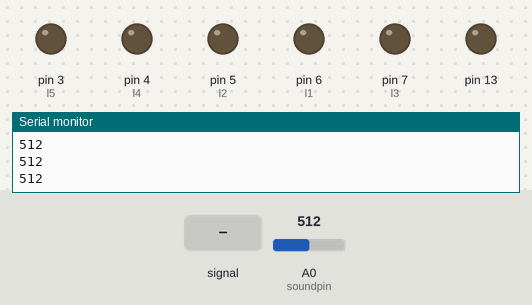
Bench run of a sketch on a simulated Arduino Uno, built with avr-gcc and run on an emulated ATmega328P. Shown: output pins drawn as LEDs (lit = HIGH), the last lines printed to the serial monitor. Inputs (shaded band) come from the test bench; at power-on: A0 (soundpin) = 512.

Above: at 1.2 s.
1.3 s: A0 (soundpin) fed a 200 Hz sine of ±81 counts around its level
At 1.45 s:
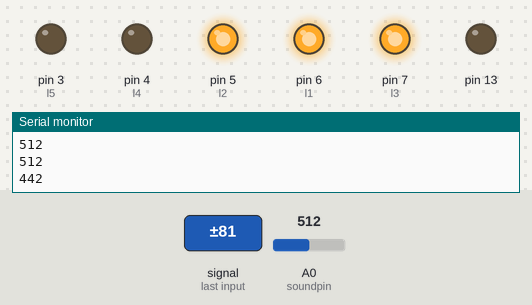
At 1.9 s:
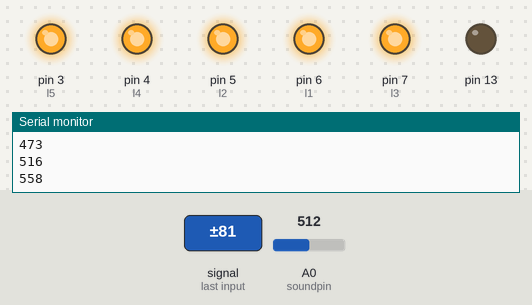
4.3 s: A0 (soundpin) set to 716
At 5.0 s:
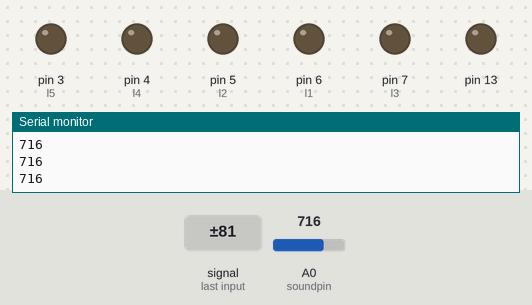
Timing chart, 0 to 7.3 s (numbered marks = the images above; inputs shaded):
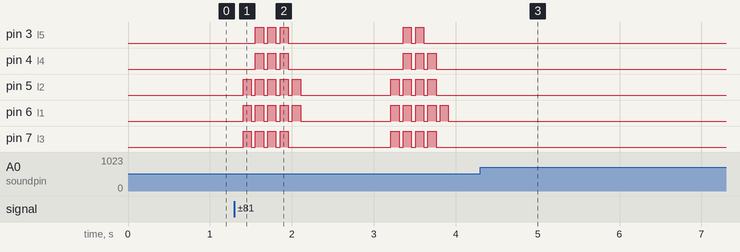

The sketch:

MusicalLights.ino
```cpp
const int soundpin = A0;
const int l1 = 6;
const int l2 = 5;
const int l3 = 7;
const int l4 = 4;
const int l5 = 3;

void setup()
{
  Serial.begin(9600);
  pinMode(soundpin, INPUT);
  pinMode(l1, OUTPUT);
  pinMode(l2, OUTPUT);
  pinMode(l3, OUTPUT);
  pinMode(l4, OUTPUT);
  pinMode(l5, OUTPUT);
  pinMode(13, OUTPUT);
  digitalWrite(13,LOW);
}

void loop()
{
  int sound_1 = analogRead(soundpin);
  delay(50);
  int sound_2 = analogRead(soundpin);
  int finaldb = sound_2 - sound_1;
  Serial.println(sound_1);
  if (finaldb > 2) {
    digitalWrite(l1, HIGH);
    if (finaldb >= 4) {
      digitalWrite(l2, HIGH);
      if (finaldb >= 6) {
        digitalWrite(l3, HIGH);
        if (finaldb >= 8) {
          digitalWrite(l4, HIGH);
          if (finaldb >= 9) {
            digitalWrite(l5, HIGH);
          }
        }
      }
    }
  }
  delay(100);
  stop();
}

void stop() {
  digitalWrite(l2, LOW);
  digitalWrite(l1, LOW);
  digitalWrite(l4, LOW);
  digitalWrite(l3, LOW);
  digitalWrite(l5, LOW);
}
```

Measured:
- after the input at 1.3 s, pin 5 (l2): goes 4 × (HIGH 0.10 s, LOW 0.05 s), HIGH 0.10 s, LOW 1.1 s, 3 × (HIGH 0.10 s, LOW 0.05 s), HIGH 0.10 s, then LOW, starting after 0.10 s; pin 6 (l1): goes 4 × (HIGH 0.10 s, LOW 0.05 s), HIGH 0.10 s, LOW 1.1 s, 4 × (HIGH 0.10 s, LOW 0.05 s), HIGH 0.10 s, then LOW, starting after 0.10 s
- after the input at 4.3 s, pin 3 (l5), pin 4 (l4), pin 5 (l2), pin 6 (l1), pin 7 (l3): stops changing and stays LOW
